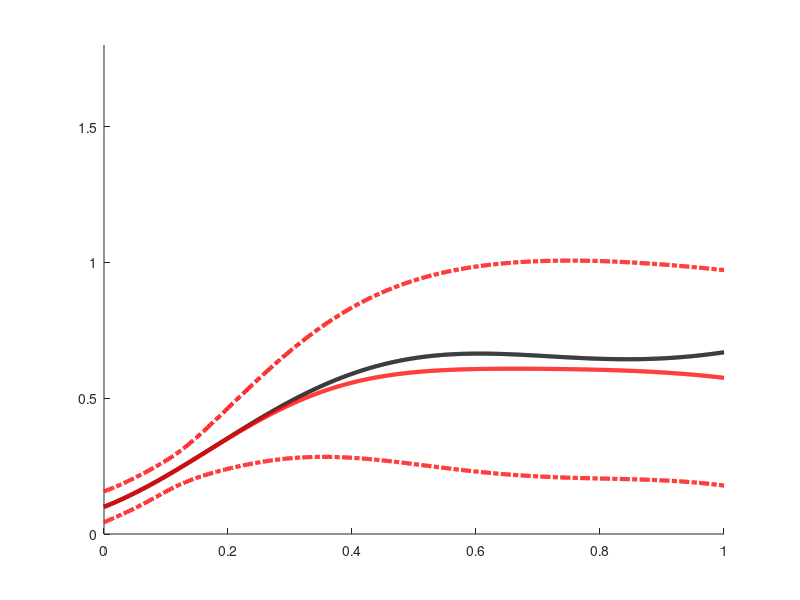

This figure's MATLAB source: (Note: this script raises an error after producing the figure.)
clear all;
close all;


%load('res_PIGP.mat');
load('./res_PRGP.mat');
x = [xtr;xtest];
y = [ytr;y_test];
pred_mean = [pred_mean_tr;pred_mean];
pred_var = [pred_var_tr;pred_var];
upper = pred_mean + sqrt(pred_var);
lower = pred_mean - sqrt(pred_var);
hold on;
plot(x,y,'k','LineWidth',3);
plot(x,pred_mean,'r','LineWidth',3);
plot(x,lower,'r-.','LineWidth',3);
plot(x,upper,'r-.','LineWidth',3);


ylim([0,1.8]);

stdshade(pred_mean,sqrt(pred_var),0.1,'r',x,[])

[x,y] = meshgrid(0.1,0:0.1:1);

% figure(2)
plot(x(:),y(:),'g-.','LineWidth',3)
set(gca,'FontSize',45)
box on
grid on 
xlim([0,1])
ylim([0,1])
xticks([ 0.1, 0.5, 1])
yticks([0:0.5:1])
xlabel('t');
%ylabel('f(t)');



print('extrapo_prgp','-depsc')

% pred_var = pred_var';
% gtruth = y_test;
% plot(0.101:0.001:1.0, pred_mean, 'r');
% hold on;
% plot(0.101:0.001:1.0, gtruth, 'k');
% upper = pred_mean + sqrt(pred_var);
% lower = pred_mean - sqrt(pred_var);
% plot(0.101:0.001:1.0, upper, 'r');
% plot(0.101:0.001:1.0, lower, 'r');



